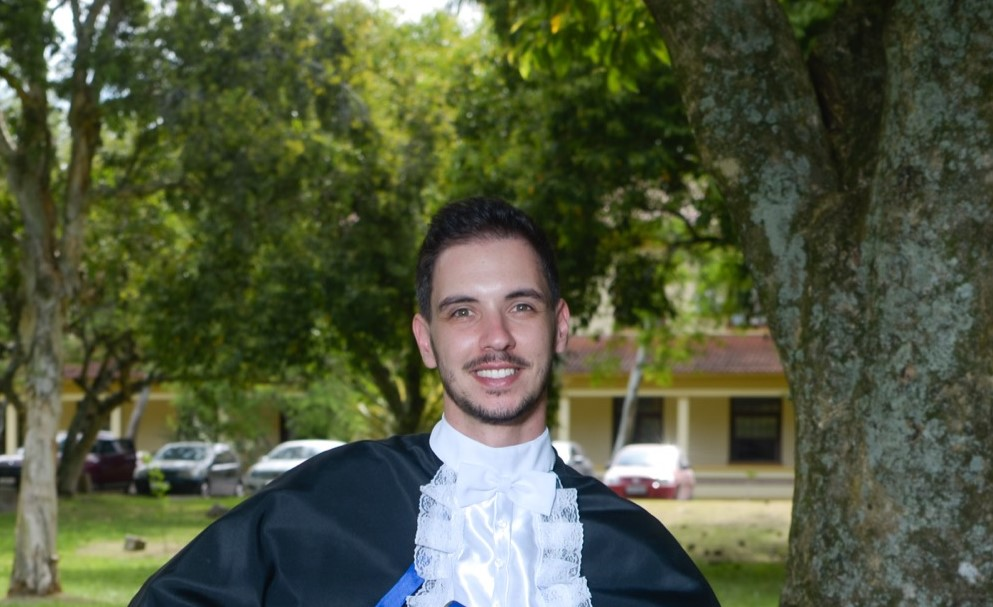
#> input picture Reducao_dimensionalidade/Ciências Biológicas_327_DEK_0181.jpg, 993 x 607 px
$ jupyter execute Reducao_de_Dimensionalidade.ipynb
#> lines starting #> are read from the running program, lines starting #| are printed output that depends on the picture; after the words box and inside, x2 and y2 are one past the last pixel; in counts of white or black regions, pixels touching at a corner belong together
<a href="https://colab.research.google.com/github/Victor-Ribeiro-Acosta/Projetos-introducao-Machine-Learning/blob/main/Reducao_dimensionalidade/Reducao_de_Dimensionalidade.ipynb" target="_parent"></a>

Usando cv2 para reduzir dimensonalidade de fotos

[cell 1]
# Importando bibliotecas
import cv2
from google.colab.patches import cv2_imshow

[cell 2]
# Carregando imagem
foto = cv2.imread('Ciências Biológicas_327_DEK_0181.jpg')
#> foto is the input picture: shape (607, 993, 3); mean B, G, R 63.4, 89.1, 81.9
foto

[cell 3]
# Convertendo para escala de cinza
imagem_cinza = cv2.cvtColor(foto, cv2.COLOR_BGR2GRAY)
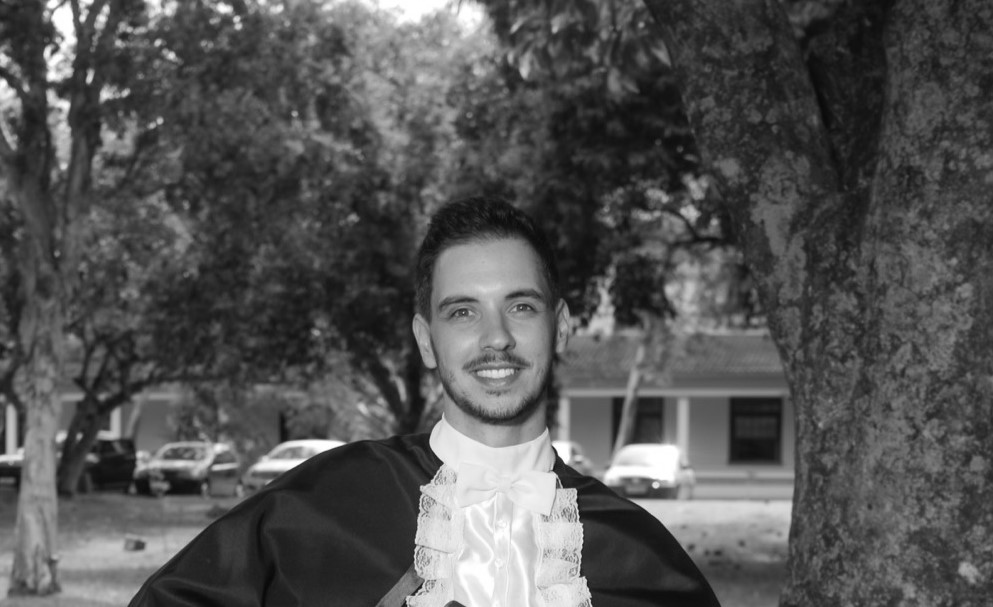
#> imagem_cinza: shape (607, 993); min 8, max 255, mean 84
cv2_imshow(imagem_cinza)

[cell 4]
# Converntendo para escala binária
_, imagem_binaria = cv2.threshold(imagem_cinza, 127, 255, cv2.THRESH_BINARY)
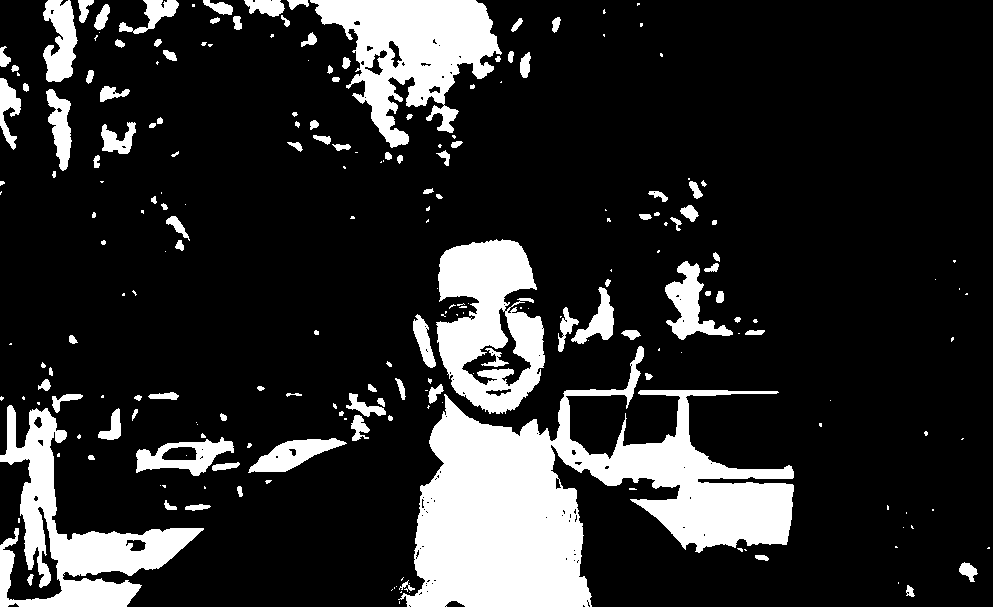
#> imagem_binaria: shape (607, 993); 17.4% white; 223 white regions (108 under 20 px), largest, box (x1, y1, x2, y2) and area: (398, 346, 794, 607) 44001, (310, 0, 502, 148) 14001, (0, 405, 204, 607) 13095
imagem_binaria

[cell 5]
# Salvando imagens
cv2.imwrite('imagem_cinza.jpg', imagem_cinza)
cv2.imwrite('imagem_binária.jpg', imagem_binaria)
#> Out = True

Reduzindo dimensionalidade sem o auxílio de bibliotecas

[cell 6]
# Importando biblioteca
from PIL import Image

[cell 7]
# Carregando a imagem e extraindo largura e altura
imagem = Image.open('Ciências Biológicas_327_DEK_0181.jpg')
largura, altura = imagem.size
#> largura = 993; altura = 607
print(largura, altura)
#| 993 607

[cell 8]
# Iniciando converção para escala de cinza
imagem_cinza = Image.new('L', (largura, altura))
#> imagem_cinza: PIL image 993x607 L; every value is 0

# Percorrer cada píxel da imagem
for x in range(largura):
    for y in range(altura):
        # Obter os valores de R, G e B do pixel
        r, g, b = imagem.getpixel((x, y))

        # Calcular a média para tons de cinza
        cinza = int(0.3 * r + 0.59 * g + 0.11 * b)

        # Definir o pixel na imagem em tons de cinza
        imagem_cinza.putpixel((x, y), cinza)
